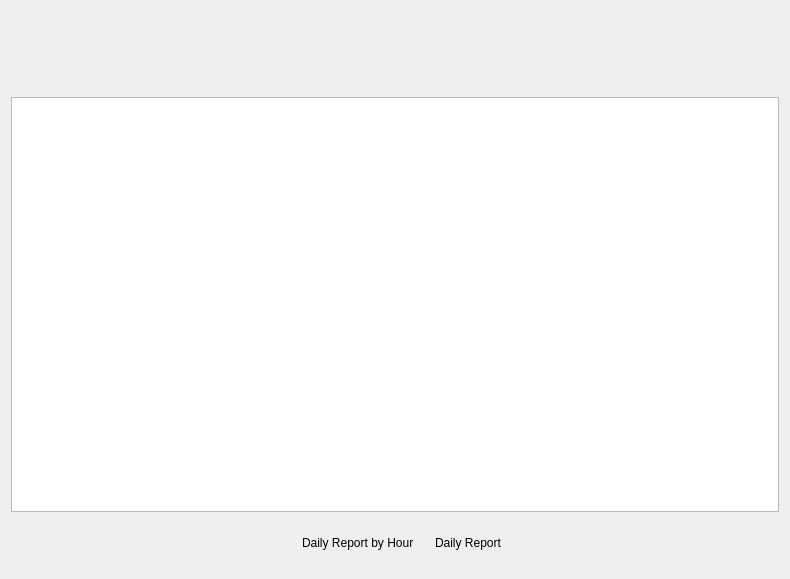
<?xml version="1.0" encoding="UTF-8"?>
<ui version="4.0">
 <class>PeopleCountingGroupResult</class>
 <widget class="QWidget" name="PeopleCountingGroupResult">
  <property name="geometry">
   <rect>
    <x>0</x>
    <y>0</y>
    <width>790</width>
    <height>579</height>
   </rect>
  </property>
  <property name="windowTitle">
   <string>Form</string>
  </property>
  <layout class="QVBoxLayout" name="verticalLayout">
   <item>
    <layout class="QGridLayout" name="gridLayout_3">
     <item row="2" column="0">
      <widget class="QWidget" name="widgetBottom" native="true">
       <property name="minimumSize">
        <size>
         <width>0</width>
         <height>50</height>
        </size>
       </property>
       <layout class="QVBoxLayout" name="verticalLayout_4">
        <property name="spacing">
         <number>0</number>
        </property>
        <property name="leftMargin">
         <number>0</number>
        </property>
        <property name="topMargin">
         <number>0</number>
        </property>
        <property name="rightMargin">
         <number>0</number>
        </property>
        <property name="bottomMargin">
         <number>0</number>
        </property>
        <item>
         <layout class="QHBoxLayout" name="horizontalLayout_3">
          <item>
           <spacer name="horizontalSpacer">
            <property name="orientation">
             <enum>Qt::Horizontal</enum>
            </property>
            <property name="sizeHint" stdset="0">
             <size>
              <width>40</width>
              <height>20</height>
             </size>
            </property>
           </spacer>
          </item>
          <item>
           <widget class="QRadioButton" name="radioButtonHistogram">
            <property name="styleSheet">
             <string notr="true">border: 0px;
background-color: transparent;</string>
            </property>
            <property name="text">
             <string>Daily Report by Hour</string>
            </property>
           </widget>
          </item>
          <item>
           <widget class="QRadioButton" name="radioButtonHistogram2">
            <property name="styleSheet">
             <string notr="true">border: 0px;
background-color: transparent;</string>
            </property>
            <property name="text">
             <string>Daily Report</string>
            </property>
           </widget>
          </item>
          <item>
           <spacer name="horizontalSpacer_2">
            <property name="orientation">
             <enum>Qt::Horizontal</enum>
            </property>
            <property name="sizeHint" stdset="0">
             <size>
              <width>40</width>
              <height>20</height>
             </size>
            </property>
           </spacer>
          </item>
         </layout>
        </item>
       </layout>
      </widget>
     </item>
     <item row="1" column="0" colspan="2">
      <widget class="QWidget" name="widgetGrid" native="true">
       <property name="sizePolicy">
        <sizepolicy hsizetype="Expanding" vsizetype="Expanding">
         <horstretch>0</horstretch>
         <verstretch>1</verstretch>
        </sizepolicy>
       </property>
       <layout class="QGridLayout" name="gridLayout">
        <property name="leftMargin">
         <number>0</number>
        </property>
        <property name="topMargin">
         <number>0</number>
        </property>
        <property name="rightMargin">
         <number>0</number>
        </property>
        <property name="bottomMargin">
         <number>0</number>
        </property>
        <item row="0" column="0">
         <widget class="DrawView" name="graphicsView"/>
        </item>
       </layout>
      </widget>
     </item>
     <item row="0" column="0">
      <widget class="QWidget" name="widgetTop" native="true">
       <property name="minimumSize">
        <size>
         <width>0</width>
         <height>80</height>
        </size>
       </property>
       <layout class="QVBoxLayout" name="verticalLayout_2">
        <property name="leftMargin">
         <number>0</number>
        </property>
        <property name="topMargin">
         <number>0</number>
        </property>
        <property name="rightMargin">
         <number>0</number>
        </property>
        <property name="bottomMargin">
         <number>0</number>
        </property>
        <item>
         <widget class="TabBar" name="tabBar" native="true"/>
        </item>
       </layout>
      </widget>
     </item>
    </layout>
   </item>
  </layout>
 </widget>
 <customwidgets>
  <customwidget>
   <class>TabBar</class>
   <extends>QWidget</extends>
   <header>tabbar.h</header>
   <container>1</container>
  </customwidget>
  <customwidget>
   <class>DrawView</class>
   <extends>QGraphicsView</extends>
   <header>DrawView.h</header>
  </customwidget>
 </customwidgets>
 <resources/>
 <connections/>
</ui>
